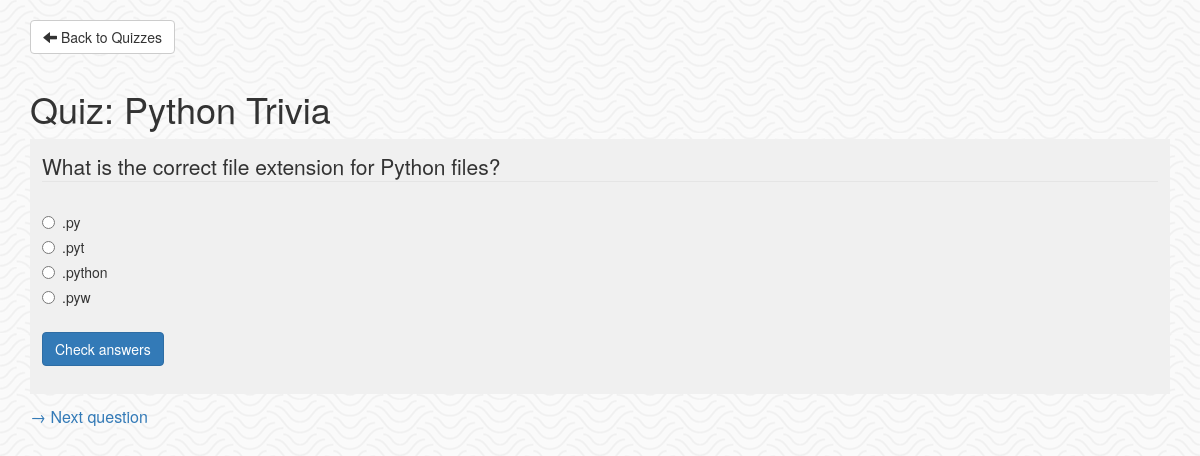
/quizzes/1/questions/6, run on the app's committed database.
### quizzes/models.py (models this page shows, shortened)
class Quiz(models.Model):
    name = models.CharField(max_length=100)

class Question(models.Model):
    quiz = models.ForeignKey(Quiz, on_delete=models.CASCADE)
    prompt = models.CharField(max_length=200)

### quizzes/views.py (the view)
# urls.py: path("quizzes/<int:quiz_id>/questions/<int:question_id>", views.display_question, name="display_question"),
def display_question(request, quiz_id, question_id):
    quiz = get_object_or_404(Quiz, pk=quiz_id)
    questions = quiz.question_set.all()
    current_question, next_question = None, None
    for ind, question in enumerate(questions):
        if question.pk == question_id:
            current_question = question
            if ind != len(questions) - 1:
                next_question = questions[ind + 1]
    return render(
        request,
        "quizzes/display.html",
        {"quiz": quiz, "question": current_question, "next_question": next_question},
    )

### quizzes/templates/quizzes/display.html (shortened to what this page needs)
<!DOCTYPE HTML>
<html>
<head>
  {% load static %}
  <link rel="stylesheet" href="https://cdn.jsdelivr.net/npm/bootstrap@3.4.1/dist/css/bootstrap.min.css">
  <link rel="stylesheet" href="{% static 'quizzes/style.css' %}">
</head>
<body>
    <div class="container" style="margin-top: 20px;">
    <a href="{% url 'quizzes:index' %}" class="btn btn-default" style="margin-bottom: 15px;">
        <span class="glyphicon glyphicon-arrow-left"></span> Back to Quizzes
    </a>
    <h1>Quiz: {{ quiz.name }}</h1>
    <section class="question">
    {% if question %}
    <form id="question-form" action="{% url 'quizzes:grade_question' question.id %}" method="post">
        <fieldset class="form-group">
            <legend>{{ question.prompt }}</legend>
            {% if question.freetextanswer %}
            <div class="form-group">
            <label for="answer">
            {% if question.freetextanswer.case_sensitive %}
            Type your answer in (capitalization matters!):
            {% else %}
            Type your answer in (don't worry about capitalization):
            {% endif %}
            </label>
            <input type="text" name="answer" class="form-control">
            </div>
            {% else %}
            {% for choice in question.multiplechoiceanswer.choices %}
            <div class="radio">
            <label>
                <input type="radio" name="answer" value="{{ choice }}">
                {{ choice}}
            </label>
            </div>
            {% endfor %}
            {% endif %}
        </fieldset>
        <button type="submit" class="btn btn-primary">Check answers</button>
    </form>
    {% else %}
    Sorry, that question doesn't exist in this quiz.
    {% endif %}
    </section>
    {% if next_question %}
    <div style="margin-top:12px; font-size:16px">
    <a href="{% url 'quizzes:display_question' quiz.id next_question.id %}">→ Next question</a>
    </div>
    {% endif %}
    </div>
</body>
</html>

### quizzes/static/quizzes/style.css (style rules this page uses)
body { background: white url("images/papyrus.webp") repeat; }
.question { padding: 12px; background-color: #f0f0f0; }

### data on the page
Quiz: name "Python Trivia"
Question: prompt "What is the correct file extension for Python files?"

### other printed values
{{ choice }} ".py" ".pyt" ".python" ".pyw"
